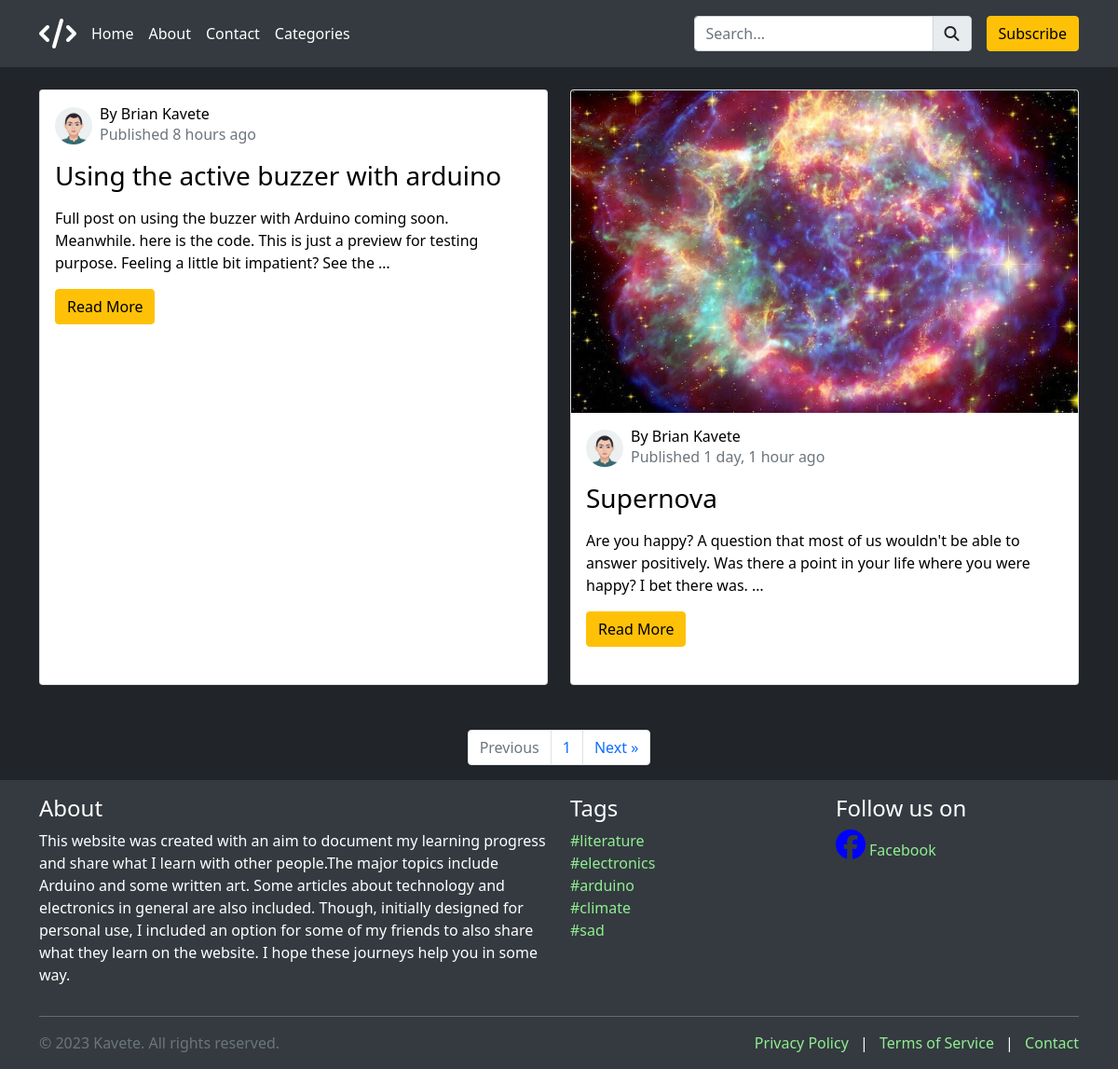
The page / on the database its author committed.
### kavete/models.py (models this page shows, shortened)
class BlogPost(models.Model):
    category_choices = [
        ('arduino', 'Arduino'),
        ('electronics', 'Electronics'),
        ('linux', 'Linux'),
        ('literature', 'Literature'),
    ]
    title = models.CharField(max_length=255, unique=True)
    author = models.ForeignKey(UserProfile, on_delete=models.CASCADE)
    category = models.CharField(max_length=20, choices=category_choices)
    content = RichTextUploadingField(unique=True)
    date_published = models.DateTimeField(auto_now_add=True)
    date_updated = models.DateTimeField(auto_now=True)
    preview_image = models.ImageField(upload_to=unique_image_name, null=True, blank=True)
    tags = models.ManyToManyField(Tag)

class Tag(models.Model):
    name = models.CharField(max_length=50)
    def __str__(self):
        return self.name

### user_profiles/models.py (models this page shows, shortened)
class UserProfile(models.Model):
    user = models.OneToOneField(User, on_delete=models.CASCADE)
    avatar = models.ImageField(upload_to=unique_avatar_name, null=True, blank=True)
    about = models.TextField(null=True, blank=True)

### kavete/views.py (the view)
# urls.py: 2. Add a URL to urlpatterns:  path('', views.home, name='home')
def home(request):
    all_posts = BlogPost.objects.all().order_by('-date_published')
    paginator = Paginator(all_posts, per_page=2)
    page_number = request.GET.get('page')
    data = paginator.get_page(page_number)
    return render(request, 'home.html', {'all_posts': data})

### kavete/context_processors.py (called while the page is built)
def get_all_tags(request):
    all_tags = Tag.objects.all().order_by('?')[:10]
    return {
        'all_tags': all_tags
    }

### templates/home.html (shortened to what this page needs)
{% extends 'layout/base.html' %}
{% load humanize %}
{% block content %}
    <div class="container mt-4 mb-4">
        <div class="row align-items-stretch">
                {% for post in all_posts %}
                    <div class="col-md-6 mb-4">
                        <div class="card mb-4 h-100">
                            {% if post.preview_image %}
                                <img src="{{ post.preview_image.url }}" alt="Blog Post Image" class="card-img-top">
                            {% endif %}
                            <div class="card-body">
                                <div class="d-flex align-items-center mb-3">
                                    <img src="{{ post.author.avatar.url }}" alt="Author Avatar" class="rounded-circle me-2"
                                         style="width: 40px; height: 40px;">
                                    <div>
                                        <h6 class="m-0 text-black">
                                            By {{ post.author.user.first_name }} {{ post.author.user.last_name }}</h6>
                                        <p class="text-muted m-0">Published {{ post.date_published | naturaltime }}</p>
                                    </div>
                                </div>
                                <h3 class="card-title">{{ post.title }}</h3>
                                <p class="card-text">
                                    {{ post.content | truncatewords:30 | safe }}
                                </p>
                                <a href="{{ post.id }}" class="btn btn-warning">Read More</a>
                            </div>
                        </div>
                    </div>
                {% endfor %}
        </div>
    </div>
    <nav aria-label="Page navigation">
        <ul class="pagination justify-content-center">
            {% if all_posts.has_previous %}
                <li class="page-item">
                    <a class="page-link" href='?page={{ all_posts.previous_page_number }}'>&laquo; Previous</a>
                </li>
            {% else %}
                <li class="page-item disabled">
                    <a class="page-link" href='#' tabindex="-1" aria-disabled="True">Previous</a>
                </li>
            {% endif %}
            <li class="page-item">
                <a href="#" class="page-link">{{ all_posts.number }}</a>
            </li>
            {% if all_posts.has_next %}
                <li class="page-item">
                    <a class="page-link" href='?page={{ all_posts.next_page_number }}'>Next &raquo;</a>
                </li>
            {% else %}
                <li class="page-item disabled">
                    <a class="page-link" href='' tabindex="-1" aria-disabled="True">Next</a>
                </li>
            {% endif %}
        </ul>
    </nav>
{% endblock %}

### templates/partials/footer.html
<footer class="p-3 footer">
    <div class="container">
        <div class="row">
            <div class="col-md-6">
                <h4>About</h4>
                <p>This website was created with an aim to document my learning progress and share what I learn with
                    other people.The major topics include Arduino and some written art. Some articles about technology
                    and electronics in general are also included.
                    Though, initially designed for personal use, I included an option for some of my friends to also
                    share what they learn on the website.
                    I hope these journeys help you in some way.</p>
            </div>
            <div class="col-md-3">
                <h4>Tags</h4>
                <ul class="list-unstyled">
                    {% for tag in all_tags %}
                        {% if request.path == '/' %}
                            <li><a href="tags/{{ tag }}">#{{ tag }}</a></li>
                        {% elif request.path == 'tags/' %}
                            <li><a href="{{ tag }}">#{{ tag }}</a></li>
                        {% endif %}
                    {% endfor %}
                </ul>
            </div>
            <div class="col-md-3">
                <h4>Follow us on</h4>
                <ul class="list-unstyled">
                    <li class="align-items-center"><i class="fab fa-facebook me-1"></i><a href="#">Facebook</a></li>
                </ul>
            </div>
        </div>
        <hr>
        <div class="row">
            <div class="col-md-6">
                <span class="text-muted">© 2023 Kavete. All rights reserved.</span>
            </div>
            <div class="col-md-6 text-md-end">
                <ul class="list-inline mb-0">
                    <li class="list-inline-item"><a href="#">Privacy Policy</a></li>
                    <li class="list-inline-item">|</li>
                    <li class="list-inline-item"><a href="#">Terms of Service</a></li>
                    <li class="list-inline-item">|</li>
                    <li class="list-inline-item"><a href="#">Contact</a></li>
                </ul>
            </div>
        </div>
    </div>
</footer>

### static/main_assets/css/main_styles.css (style rules this page uses)
body { background-color: #212529; color: #fff; }
.card { color: #000; }
.footer { background-color: #343a40; color: #fff; }
a { color: lightgreen; text-decoration: none; }
.fa-facebook { color: blue; font-size: 2em; }

### rows shown on the page
BlogPost: author.avatar (picture), author.user.first_name "Brian", author.user.last_name "Kavete", date_published "8 hours ago", title "Using the active buzzer with arduino", content "Full post on using the buzzer with Arduino coming soon. Meanwhile. here is the code. This is just a preview for testing purpose. Feeling a little bit impatient? See the …"
BlogPost: preview_image (picture), author.avatar (picture), author.user.first_name "Brian", author.user.last_name "Kavete", date_published "1 day, 1 hour ago", title "Supernova", content "Are you happy? A question that most of us wouldn't be able to answer positively. Was there a point in your life where you were happy? I bet there was. …"
Tag: name "literature"
Tag: name "electronics"
Tag: name "arduino"
Tag: name "climate"
Tag: name "sad"

### other values the page prints
{{ all_posts.number }} "1"
